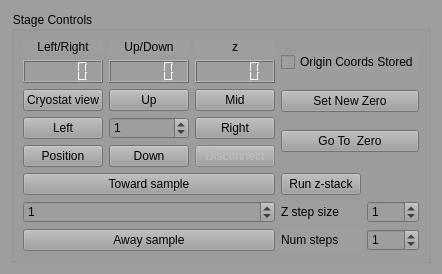
<?xml version="1.0" encoding="UTF-8"?>
<ui version="4.0">
 <class>Form</class>
 <widget class="QWidget" name="Form">
  <property name="geometry">
   <rect>
    <x>0</x>
    <y>0</y>
    <width>328</width>
    <height>203</height>
   </rect>
  </property>
  <property name="windowTitle">
   <string>ZStack</string>
  </property>
  <property name="styleSheet">
   <string notr="true">background-color: rgb(158, 158, 158);</string>
  </property>
  <layout class="QHBoxLayout" name="horizontalLayout">
   <item>
    <layout class="QVBoxLayout" name="verticalLayout_2">
     <item>
      <widget class="QGroupBox" name="Stage_Group">
       <property name="sizePolicy">
        <sizepolicy hsizetype="Expanding" vsizetype="Expanding">
         <horstretch>0</horstretch>
         <verstretch>0</verstretch>
        </sizepolicy>
       </property>
       <property name="title">
        <string>Stage Controls</string>
       </property>
       <layout class="QGridLayout" name="gridLayout_7">
        <item row="0" column="1">
         <layout class="QGridLayout" name="gridLayout_9">
          <item row="1" column="0">
           <widget class="QPushButton" name="Set_New_Coord_origin_button">
            <property name="text">
             <string>Set New Zero</string>
            </property>
           </widget>
          </item>
          <item row="2" column="0">
           <widget class="QPushButton" name="Go_To_Stage_Origin_button">
            <property name="text">
             <string>Go To  Zero</string>
            </property>
           </widget>
          </item>
          <item row="0" column="0">
           <widget class="QCheckBox" name="origin_stored_checkbox">
            <property name="text">
             <string>Origin Coords Stored</string>
            </property>
           </widget>
          </item>
         </layout>
        </item>
        <item row="1" column="0">
         <layout class="QVBoxLayout" name="verticalLayout">
          <item>
           <widget class="QPushButton" name="stage_mtoward_button">
            <property name="text">
             <string>Toward sample</string>
            </property>
           </widget>
          </item>
          <item>
           <widget class="QSpinBox" name="zstep_box">
            <property name="maximum">
             <number>99999999</number>
            </property>
            <property name="value">
             <number>1</number>
            </property>
           </widget>
          </item>
          <item>
           <widget class="QPushButton" name="stage_maway_button">
            <property name="text">
             <string>Away sample</string>
            </property>
           </widget>
          </item>
         </layout>
        </item>
        <item row="0" column="0">
         <layout class="QGridLayout" name="gridLayout">
          <item row="2" column="2">
           <widget class="QPushButton" name="stage_mup_button">
            <property name="enabled">
             <bool>true</bool>
            </property>
            <property name="text">
             <string>Up</string>
            </property>
           </widget>
          </item>
          <item row="5" column="2">
           <widget class="QPushButton" name="stage_mdown_button">
            <property name="text">
             <string>Down</string>
            </property>
           </widget>
          </item>
          <item row="3" column="1">
           <widget class="QPushButton" name="stage_mleft_button">
            <property name="text">
             <string>Left</string>
            </property>
           </widget>
          </item>
          <item row="3" column="2">
           <widget class="QSpinBox" name="xystep_Box">
            <property name="maximum">
             <number>9999999</number>
            </property>
            <property name="value">
             <number>1</number>
            </property>
           </widget>
          </item>
          <item row="2" column="3">
           <widget class="QPushButton" name="stage_mmid_button">
            <property name="text">
             <string>Mid</string>
            </property>
           </widget>
          </item>
          <item row="3" column="3">
           <widget class="QPushButton" name="stage_mright_button">
            <property name="text">
             <string>Right</string>
            </property>
           </widget>
          </item>
          <item row="5" column="1">
           <widget class="QPushButton" name="get_stage_position_button">
            <property name="text">
             <string>Position</string>
            </property>
           </widget>
          </item>
          <item row="5" column="3">
           <widget class="QPushButton" name="disconnect_stage_button">
            <property name="enabled">
             <bool>false</bool>
            </property>
            <property name="text">
             <string>Disconnect</string>
            </property>
           </widget>
          </item>
          <item row="1" column="1">
           <widget class="QLCDNumber" name="lr_pos_display">
            <property name="maximumSize">
             <size>
              <width>16777215</width>
              <height>25</height>
             </size>
            </property>
           </widget>
          </item>
          <item row="2" column="1">
           <widget class="QPushButton" name="stage_feature_button">
            <property name="text">
             <string>Cryostat view</string>
            </property>
           </widget>
          </item>
          <item row="1" column="2">
           <widget class="QLCDNumber" name="ud_pos_display">
            <property name="maximumSize">
             <size>
              <width>16777215</width>
              <height>25</height>
             </size>
            </property>
           </widget>
          </item>
          <item row="1" column="3">
           <widget class="QLCDNumber" name="z_pos_display">
            <property name="maximumSize">
             <size>
              <width>16777215</width>
              <height>25</height>
             </size>
            </property>
           </widget>
          </item>
          <item row="0" column="1">
           <widget class="QLabel" name="label_10">
            <property name="text">
             <string>Left/Right</string>
            </property>
            <property name="alignment">
             <set>Qt::AlignCenter</set>
            </property>
           </widget>
          </item>
          <item row="0" column="2">
           <widget class="QLabel" name="label_11">
            <property name="text">
             <string>Up/Down</string>
            </property>
            <property name="alignment">
             <set>Qt::AlignCenter</set>
            </property>
           </widget>
          </item>
          <item row="0" column="3">
           <widget class="QLabel" name="label_12">
            <property name="layoutDirection">
             <enum>Qt::LeftToRight</enum>
            </property>
            <property name="text">
             <string>z</string>
            </property>
            <property name="alignment">
             <set>Qt::AlignCenter</set>
            </property>
           </widget>
          </item>
         </layout>
        </item>
        <item row="1" column="1">
         <layout class="QGridLayout" name="gridLayout_5">
          <item row="1" column="1">
           <widget class="QSpinBox" name="zstep_box_2">
            <property name="maximum">
             <number>500</number>
            </property>
            <property name="value">
             <number>1</number>
            </property>
           </widget>
          </item>
          <item row="1" column="0">
           <widget class="QLabel" name="label_5">
            <property name="text">
             <string>Z step size</string>
            </property>
           </widget>
          </item>
          <item row="0" column="0">
           <widget class="QPushButton" name="take_z_stack_button">
            <property name="sizePolicy">
             <sizepolicy hsizetype="Fixed" vsizetype="Fixed">
              <horstretch>0</horstretch>
              <verstretch>0</verstretch>
             </sizepolicy>
            </property>
            <property name="text">
             <string>Run z-stack</string>
            </property>
           </widget>
          </item>
          <item row="2" column="0">
           <widget class="QLabel" name="label_6">
            <property name="text">
             <string>Num steps</string>
            </property>
           </widget>
          </item>
          <item row="2" column="1">
           <widget class="QSpinBox" name="num_steps_box">
            <property name="maximum">
             <number>500</number>
            </property>
            <property name="value">
             <number>1</number>
            </property>
           </widget>
          </item>
         </layout>
        </item>
       </layout>
      </widget>
     </item>
    </layout>
   </item>
  </layout>
 </widget>
 <resources/>
 <connections/>
</ui>
